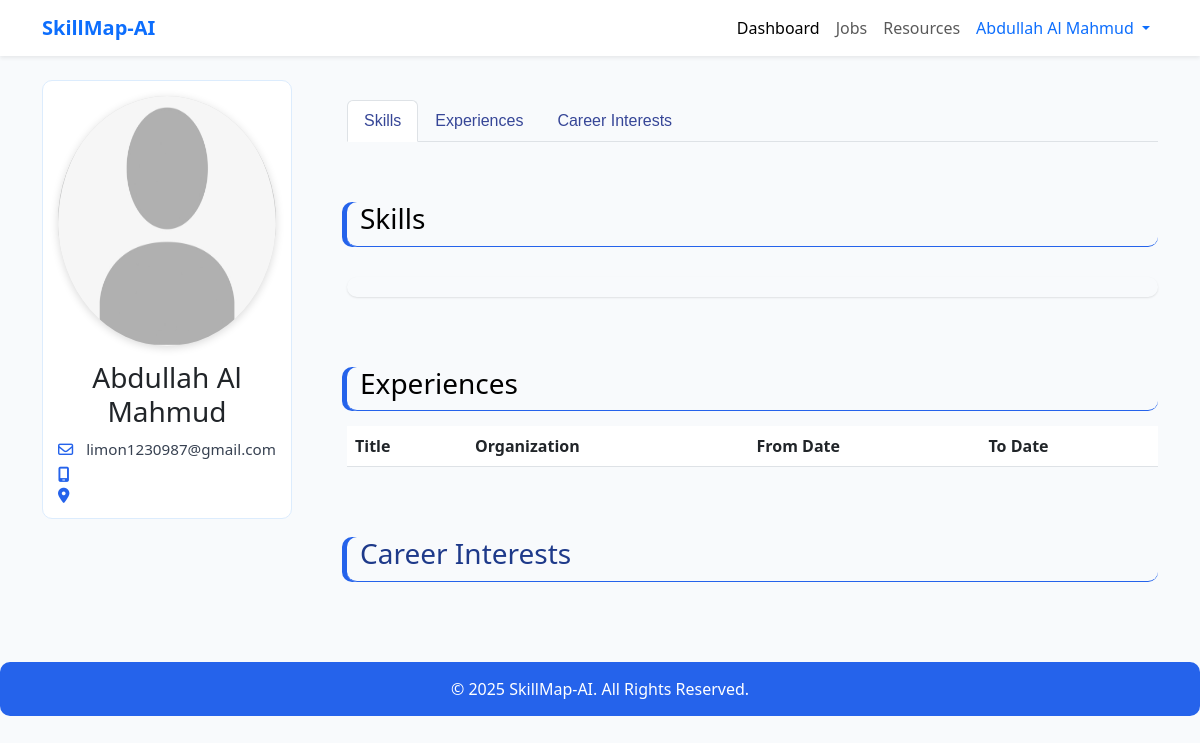
The page /Profile/view.php (signed in) on the database its author committed.
### tables this page shows
CREATE TABLE `users` (
  `user_id` int(11) NOT NULL,
  `fullname` varchar(100) NOT NULL,
  `email` varchar(100) NOT NULL,
  `phone` varchar(20) DEFAULT NULL,
  `location` varchar(100) DEFAULT NULL,
  `password` varchar(255) NOT NULL,
  `edu_level` varchar(100) DEFAULT NULL,
  `experience_level` enum('Fresher','Junior','Mid','Senior') DEFAULT 'Fresher',
  `preferred_track` varchar(100) DEFAULT NULL,
  `profile_photo` varchar(255) DEFAULT '../Image/placeholder-image-person-jpg.jpg',
  `created_at` timestamp NOT NULL DEFAULT current_timestamp()
);

### Profile/view.php (the view, shortened to what this page needs)
<?php
include '../db/db.php';
$user_id = $_SESSION['user_id'];
$stmt = $conn->prepare("SELECT * FROM users WHERE user_id=:id");
$stmt->execute(['id'=>$user_id]);
$user = $stmt->fetch(PDO::FETCH_ASSOC);
?>
<!DOCTYPE html>
<html lang="en">
<head>
<link rel="stylesheet" href="../CSS/profile.css"/>
<link rel="stylesheet" href="https://cdnjs.cloudflare.com/ajax/libs/font-awesome/6.4.0/css/all.min.css"/>
<link rel="stylesheet" href="https://cdn.jsdelivr.net/npm/bootstrap@5.3.0/dist/css/bootstrap.min.css"/>
</head>
<body>
<nav class="navbar navbar-expand-lg navbar-light bg-white shadow-sm fixed-top">
  <div class="container">
    <a class="navbar-brand text-primary" href="#">SkillMap-AI</a>
    <div class="collapse navbar-collapse" id="navbarProfile">
      <ul class="navbar-nav ms-auto mb-2 mb-lg-0">
        <li class="nav-item"><a class="nav-link active" href="../dashboard.php">Dashboard</a></li>
        <li class="nav-item"><a class="nav-link" href="../jobs/jobs.php">Jobs</a></li>
        <li class="nav-item"><a class="nav-link" href="../courses/courses.php">Resources</a></li>
        <li class="nav-item dropdown">
          <a class="nav-link dropdown-toggle text-primary" href="#" role="button" data-bs-toggle="dropdown" aria-expanded="false">
            <?= htmlspecialchars($user['fullname']) ?>
          </a>
        </li>
      </ul>
    </div>
  </div>
</nav>
<div style="height:70px;"></div>
<ul class="colorlib-bubbles">
</ul>
<div class="container" style="margin-top:10px;">
    <div class="row">
        <div class="col-lg-3" id="faculty-image-bio">
            <div class="fixed-sidebar text-center " style="m">
                <div class="profile-photo">
                    <img src="../Image/<?= htmlspecialchars($user['profile_photo']) ?>" alt="">
                </div>
                <h3 id="faculty-name">
                    <a href="#" style="text-decoration: none; color: inherit;"><?= htmlspecialchars($user['fullname']) ?></a>
                </h3>
                <div style="margin-top:10px; display:flex; flex-direction:column; gap:6px; font-size:0.95rem; color:#374151;">
                    <div style="display:flex; align-items:center; gap:8px;">
                        <i class="fa-regular fa-envelope" style="color:#2563EB;"></i>
                        <span><?= htmlspecialchars($user['email']) ?></span>
                    </div>
                    <div style="display:flex; align-items:center; gap:8px;">
                        <i class="fa-solid fa-mobile-screen" style="color:#2563EB;"></i>
                    </div>
                    <div style="display:flex; align-items:center; gap:8px;">
                        <i class="fa-solid fa-location-dot" style="color:#2563EB;"></i>
                    </div>
                </div>
            </div>
        </div>
        <div class="col-lg-9" id="faculty-details">
            <div style="margin-left:20px; margin-top:20px; display:flex; align-items:center;">
                <ul class="nav nav-tabs" id="myTab" role="tablist" style="margin-bottom:30px; flex:1;">
                    <li class="nav-item"><a class="nav-link active" href="#faculty-academic-experience">Skills</a></li>
                    <li class="nav-item"><a class="nav-link" href="#faculty-experience">Experiences</a></li>
                    <li class="nav-item"><a class="nav-link" href="#faculty-awards">Career Interests</a></li>
                </ul>
            </div>
            <div class="tab-content" id="nav-tabContent" style="margin-left:20px;">
                <div id="faculty-academic-experience" class="faculty-attributes" style="scroll-margin-top:110px;">
                    <div style="border-bottom:1px solid #2563EB; box-shadow:-5px 0px #2563EB;">
                        <h3 style="margin-left:8px;">Skills</h3>
                    </div>
                    <div class="skills-list" style="padding:10px;">
                    </div>
                </div>
                <div id="faculty-experience" class="faculty-attributes" style="margin-top:70px; scroll-margin-top:110px;">
                    <div style="border-bottom:1px solid #2563EB; box-shadow:-5px 0px #2563EB;">
                        <h3 style="margin-left:8px;">Experiences</h3>
                    </div>
                    <table class="table table-striped" style="margin-top:15px;">
                        <thead>
                            <tr>
                                <th>Title</th>
                                <th>Organization</th>
                                <th>From Date</th>
                                <th>To Date</th>
                            </tr>
                        </thead>
                    </table>
                </div>
                <div id="faculty-awards" class="faculty-attributes" style="margin-top:70px; scroll-margin-top:110px;">
                    <div style="border-bottom:1px solid #2563EB; box-shadow:-5px 0px #2563EB;">
                        <h3 style="margin-left:8px; color:#1E3A8A;">Career Interests</h3>
                    </div>
                </div>
            </div>
        </div>
    </div>
</div>
<div class="footer" style="background-color:abdcffff">
    &copy; <?= date('Y') ?> SkillMap-AI. All Rights Reserved.
</div>
</body>
</html>

### CSS/profile.css (style rules this page uses)
body { background-color: #d2e5fa; }
#faculty-image-bio img { margin-top: 10px; width: 100%; height: 270px; object-fit: fill; box-shadow: rgba(60, 64, 67, 0.3) 0px 1px 2px 0px, rgba(60, 64, 67, 0.15) 0px 1px 3px 1px; }
#faculty-image-bio span { margin-left: 5px; }
#faculty-details .nav a { font-family: 'Montserrat', sans-serif; color: #364697; font-size: 1em; }
#nav-tabContent .faculty-attributes div { margin-top: 30px; box-shadow: rgba(0, 0, 0, 0.1) 0px 1px 2px 0px; border-radius: 10px; padding-bottom: 2px; padding-left: 5px; padding-right: 2px; }
#nav-tabContent .faculty-attributes h3 { color: #000000; }
.fixed-sidebar { position: fixed; width: calc(200px + 5vw); }
@media (min-width: 992px) { .fixed-sidebar { position: fixed; width: calc(200px + 3vw); } }
@media (min-width: 992px) { #faculty-image-bio .fixed-sidebar img { width: 100%; } }
.fixed-sidebar { width: 250px; padding: 15px; background-color: #f8f9fa; border-radius: 10px; text-align: center; }
.fixed-sidebar .profile-photo { width: 100%; height: 250px; margin-bottom: 15px; border-radius: 50%; background-color: #ddd; display: flex; align-items: center; justify-content: center; overflow: hidden; }
.fixed-sidebar .profile-photo img { width: 100%; height: 100%; object-fit: cover; }
.skills-list { display: flex; flex-wrap: wrap; gap: 10px; padding-bottom: 30px; }
body { background-color: #F8FAFC; font-family: 'Inter', sans-serif; }
.profile-photo { width: 120px; height: 120px; border-radius: 50%; object-fit: cover; box-shadow: 0 2px 8px rgba(0,0,0,0.15); }

### Profile/view.php (style rules this page uses)
.fixed-sidebar { position: sticky; top: 20px; padding:15px; border:1px solid #DCECFD; border-radius:10px; background:#fff; }
.profile-photo img { width:100px; height:100px; object-fit:cover; border-radius:50%; }
.faculty-attributes { margin-bottom:50px; }
body { background-color: #F8FAFC; }
.navbar-brand { font-weight: 600; }
.footer { background:#2563EB; color:#fff; text-align:center; padding:15px 0; margin-top:30px; border-radius:10px; }
.colorlib-bubbles { position:absolute; top:0; left:0; width:100%; height:100%; z-index:-1; overflow:hidden; }

### rows shown on the page
users: fullname "Abdullah Al Mahmud", profile_photo (placeholder picture), email "limon1230987@gmail.com"
